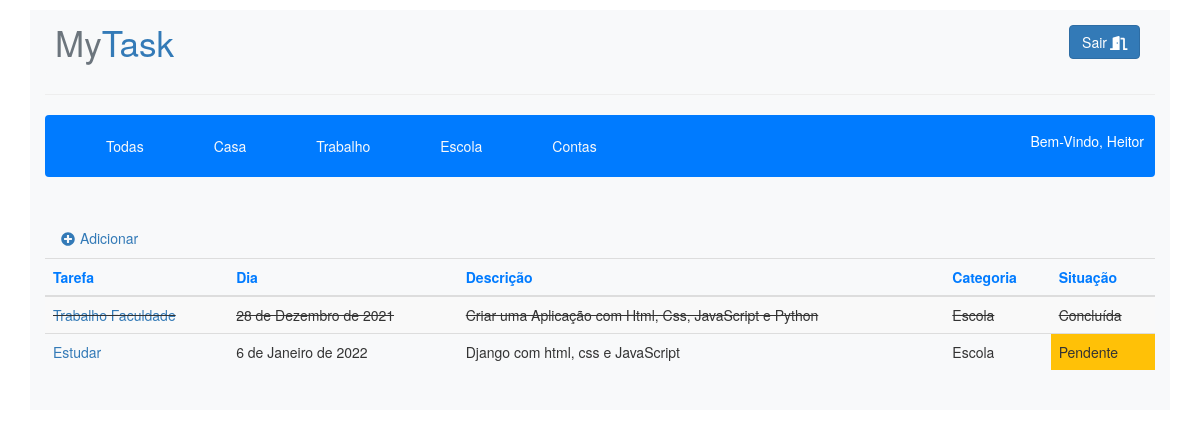
The page /filtro/3 (signed in) on the database its author committed.
### tasks/models.py (models this page shows, shortened)
class Categoria(models.Model):
    categoria = models.CharField('Categoria', max_length=50)
    def __str__(self):
        return self.categoria

class Tarefa(models.Model, LoginRequiredMixin, CreateView):
    nome_tarefa = models.CharField('Tarefa', max_length=100)
    dia = models.DateField('Dia')
    descricao = models.TextField('Descrição', max_length=500)
    categoria = models.ForeignKey(Categoria, null=True, on_delete=models.CASCADE)
    status = models.CharField(max_length=30, choices=STATUS_CHOICES, default="Pendente")
    usuario = models.ForeignKey(User, on_delete=models.PROTECT)

### tasks/views.py (the view)
# urls.py: path('filtro/<str:pk>', filtrar, name='filtro'),
@login_required
def filtrar(request, pk):
    filtros = Tarefa.objects.filter(categoria=pk).filter(usuario=request.user)
    categorias = Categoria.objects.all()
    context = {
        'filtre': filtros,
        'categoria': categorias,
    }
    return render(request, 'filtro.html', context)

### tasks/templates/filtro.html (shortened to what this page needs)
{% load static %}
<!DOCTYPE html>
<html lang="pt-br">
<head>
    <link rel="stylesheet" href="{% static 'css/estilo.css' %}">
    <link rel="stylesheet" type="text/css" href="{% static 'css/bootstrap.min.css' %}">
    <link rel="stylesheet" href="https://maxcdn.bootstrapcdn.com/bootstrap/3.4.1/css/bootstrap.min.css">
</head>
<body>
    <div class="body">
        <div class="container mt-3 bg-light">
            <nav class="menu d-flex justify-content-between align-items-center bg-light p-3 rounded">
                <a href="#" class="display-4"><span class="text-secondary">My</span>Task</a>
                <div class="btn-sair p-2 text-white">
                    <a href="/accounts/logout" class="btn btn-primary">Sair<i class="fas fa-door-open ml-1"></i></a>
                </div>
            </nav>
            <hr>
                 <div>
                <nav class="navbar navbar-expand-md bg-primary navbar-light">
                  <div class="collapse navbar-collapse" id="collapsibleNavbar">
                    <ul class="navbar-nav">
                        <li class="nav-item">
                            <a class="text-center text-light nav-link ml-5 mr-5 display-5" href="{% url 'home' %}" > Todas  </a>
                        </li>
                              {% for catg in categoria %}
                        <li class="nav-item">
                            <a class="text-center text-light nav-link ml-5 mr-5" href="{% url 'filtro' catg.id %}">{{ catg.categoria }} </a>
                        </li>
                              {% endfor %}
                    </ul>
                  </div>
                    <div>
                    {% if user.is_authenticated %}
                        <p class="display-5 text-capitalize">Bem-vindo, {{ user.username }}</p>
                    {% else %}
                        <p>Welcome, new user. Please log in.</p>
                    {% endif %}
                </div>
                </nav>
                <br>
            </div>
            <div>
                <ul class="nav nav-tabs nav-pills">
                    <li class="nav-item">
                        <a href="{% url 'nova' %}" class="nav-link "><i class="fas fa-plus-circle mr-2"></i>Adicionar</a>
                    </li>
                </ul>
            </div>
            <table class="table table-striped">
                <thead>
                    <tr class="text-primary">
                        <th>Tarefa</th>
                        <th>Dia</th>
                        <th>Descrição</th>
                        <th>Categoria</th>
                        <th>Situação</th>
                    </tr>
                </thead>
                <tbody>
                        {% for filtro in filtre %}
                            {% if filtro.status == 'Concluída' %}
                                <tr style="text-decoration: line-through">
                                    <td><a href="{% url 'tarefa' filtro.id %}">{{ filtro.nome_tarefa }}</a></td>
                                    <td>{{ filtro.dia }}</td>
                                    <td>{{ filtro.descricao }}</td>
                                    <td>{{ filtro.categoria }}</td>
                                    <td>{{ filtro.status }}</td>
                                </tr>
                            {% else %}
                                <tr>
                                    <td><a href="{% url 'tarefa' filtro.id %}">{{ filtro.nome_tarefa }}</a></td>
                                    <td>{{ filtro.dia }}</td>
                                    <td>{{ filtro.descricao }}</td>
                                    <td>{{ filtro.categoria }}</td>
                                    <td class="bg-warning">{{ filtro.status }}</td>
                                </tr>
                            {% endif %}
                        {% endfor %}
                </tbody>
            </table>
            <br>
        </div>
    </div>
</body>
</html>

### rows shown on the page
Categoria: categoria "Casa"
Categoria: categoria "Trabalho"
Categoria: categoria "Escola"
Categoria: categoria "Contas"
Tarefa: nome_tarefa "Trabalho Faculdade", dia "28 de Dezembro de 2021", descricao "Criar uma Aplicação com Html, Css, JavaScript e Python", categoria "Escola", status "Concluída"
Tarefa: nome_tarefa "Estudar", dia "6 de Janeiro de 2022", descricao "Django com html, css e JavaScript", categoria "Escola", status "Pendente"

### other values the page prints
{{ user.username }} "Heitor"
